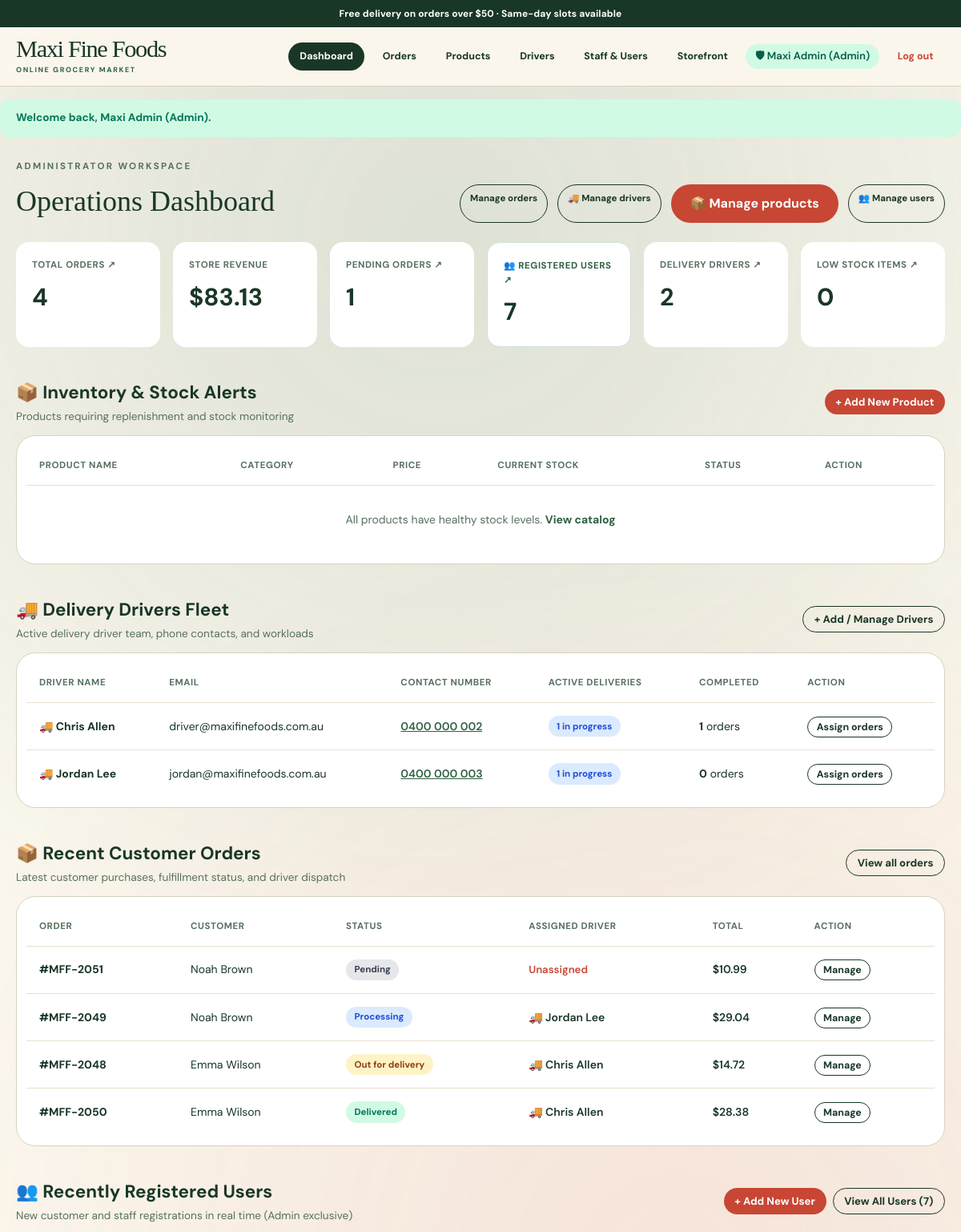
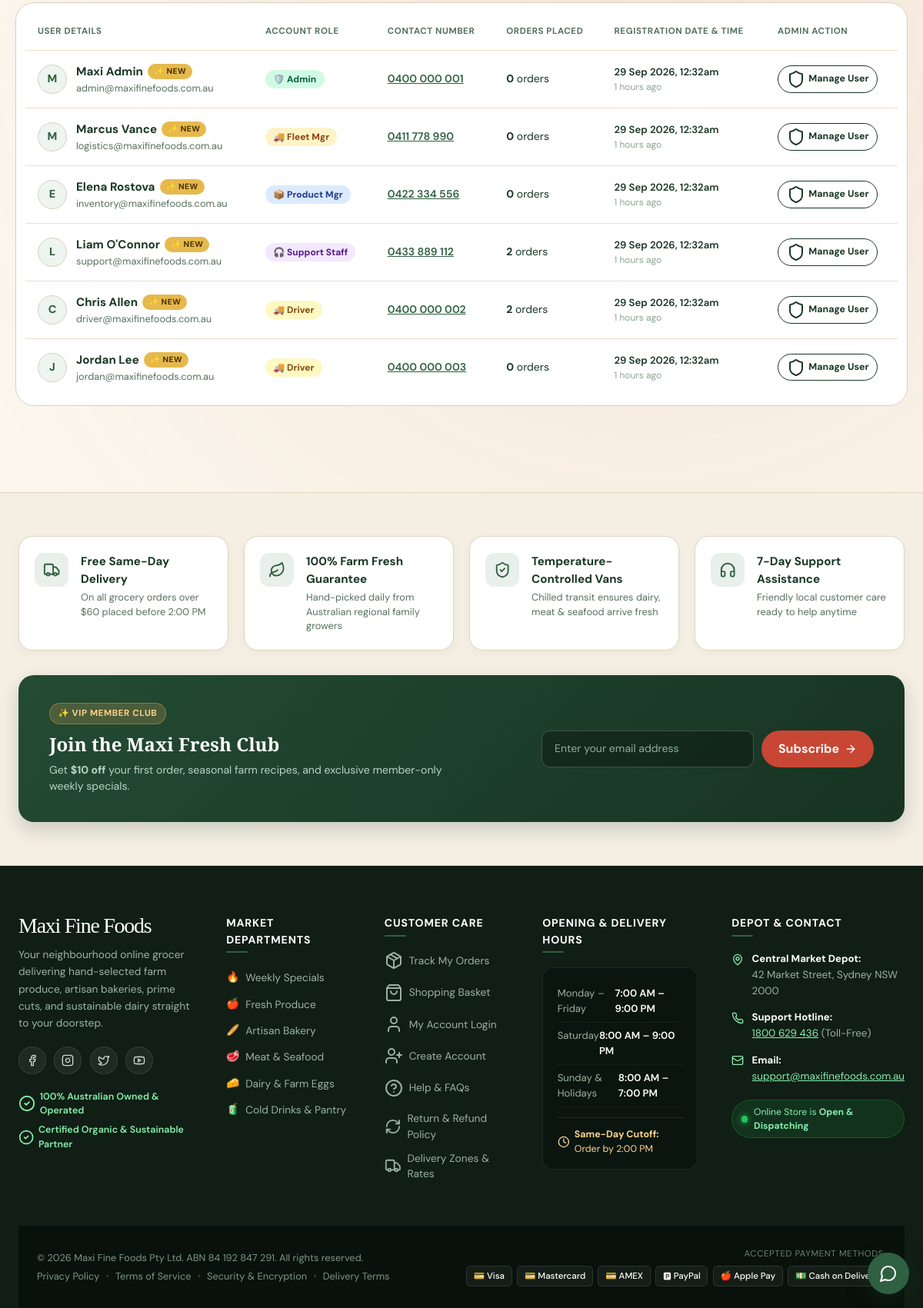
Page /admin/dashboard.php (signed in) on the committed database (2 pictures, top to bottom).
### tables this page shows
CREATE TABLE users (
    id INT AUTO_INCREMENT PRIMARY KEY,
    name VARCHAR(120) NOT NULL,
    email VARCHAR(190) NOT NULL UNIQUE,
    password_hash VARCHAR(255) NOT NULL,
    role ENUM('customer', 'admin', 'delivery', 'inventory_manager', 'logistics_manager', 'support_staff') NOT NULL DEFAULT 'customer',
    contact_number VARCHAR(40) NULL,
    created_at DATETIME NOT NULL DEFAULT CURRENT_TIMESTAMP
);

CREATE TABLE orders (
    id INT AUTO_INCREMENT PRIMARY KEY,
    user_id INT NULL,
    customer_name VARCHAR(160) NOT NULL,
    contact_number VARCHAR(40) NOT NULL,
    delivery_address VARCHAR(255) NOT NULL,
    delivery_instructions TEXT NULL,
    payment_method ENUM('cash_on_delivery', 'credit_card', 'paypal') NOT NULL DEFAULT 'cash_on_delivery',
    subtotal DECIMAL(10,2) NOT NULL,
    tax DECIMAL(10,2) NOT NULL,
    total DECIMAL(10,2) NOT NULL,
    status ENUM('pending', 'processing', 'out_for_delivery', 'delivered', 'cancelled') NOT NULL DEFAULT 'pending',
    driver VARCHAR(120) NULL,
    created_at DATETIME NOT NULL DEFAULT CURRENT_TIMESTAMP,
    stripe_session_id VARCHAR(100) NULL,
    UNIQUE KEY uniq_orders_stripe_session (stripe_session_id),
    FOREIGN KEY (user_id) REFERENCES users(id) ON DELETE SET NULL
);

### includes/session.php (called while the page is built, shortened)
<?php
function mff_role(): string
{
    return $_SESSION['role'] ?? 'guest';
}
function mff_role_label(string $role): string
{
    return match ($role) {
        'admin' => 'Administrator',
        'logistics_manager' => 'Logistics & Fleet Manager',
        'inventory_manager' => 'Product & Inventory Manager',
        'support_staff' => 'Customer Service Staff',
        'delivery' => 'Delivery Driver',
        'customer' => 'Customer',
        default => 'Guest',
    };
}
function mff_money(float $n): string
{
    return '$' . number_format($n, 2);
}

### public/admin/dashboard.php (the view, shortened to what this page needs)
<?php
require_once file_exists(__DIR__ . '/../../includes/session.php') ? __DIR__ . '/../../includes/session.php' : __DIR__ . '/../includes/session.php';
$userRole = mff_role();
$pdo = mff_db();
if ($pdo !== null) {
    $orders = $pdo->query('SELECT * FROM orders ORDER BY created_at DESC LIMIT 10')->fetchAll();
    $totalOrders = (int) $pdo->query('SELECT COUNT(*) FROM orders')->fetchColumn();
    $totalRevenue = (float) $pdo->query('SELECT COALESCE(SUM(total), 0) FROM orders WHERE status != "cancelled"')->fetchColumn();
    $pendingOrders = (int) $pdo->query('SELECT COUNT(*) FROM orders WHERE status = "pending"')->fetchColumn();
    $lowStock = (int) $pdo->query('SELECT COUNT(*) FROM products WHERE stock <= low_stock_threshold')->fetchColumn();
    $lowStockProducts = $pdo->query('SELECT * FROM products WHERE stock <= low_stock_threshold ORDER BY stock ASC LIMIT 8')->fetchAll();
    $drivers = $pdo->query("
        SELECT u.id, u.name, u.email, u.contact_number, u.created_at,
               (SELECT COUNT(*) FROM orders o WHERE o.driver = u.name AND o.status IN ('processing', 'out_for_delivery')) AS active_deliveries,
               (SELECT COUNT(*) FROM orders o WHERE o.driver = u.name AND o.status = 'delivered') AS completed_deliveries
        FROM users u
        WHERE u.role = 'delivery'
        ORDER BY u.name ASC
    ")->fetchAll();
    $totalDrivers = count($drivers);
    $totalUsers = (int) $pdo->query('SELECT COUNT(*) FROM users')->fetchColumn();
    $recentUsers = $pdo->query('
        SELECT u.id, u.name, u.email, u.role, u.contact_number, u.created_at,
               (SELECT COUNT(*) FROM orders o WHERE o.user_id = u.id) AS order_count
        FROM users u
        ORDER BY u.created_at DESC
        LIMIT 6
    ')->fetchAll();
}
$statusLabels = [
    'pending' => 'Pending', 'processing' => 'Processing',
    'out_for_delivery' => 'Out for delivery', 'delivered' => 'Delivered', 'cancelled' => 'Cancelled',
];
require file_exists(__DIR__ . '/../../includes/header.php') ? __DIR__ . '/../../includes/header.php' : __DIR__ . '/../includes/header.php';
?>
<div class="u-062">
  <div>
    <p class="section-eyebrow"><?= htmlspecialchars(mff_role_label($userRole)) ?> Workspace</p>
    <h1 class="section-title">Operations Dashboard</h1>
  </div>
  <div class="u-066">
    <?php if (in_array($userRole, ['admin', 'logistics_manager', 'support_staff'], true)): ?>
      <a href="<?= BASE_URL ?>/admin/manage_orders.php" class="btn-outline">Manage orders</a>
    <?php endif; ?>
    <?php if (in_array($userRole, ['admin', 'logistics_manager'], true)): ?>
      <a href="<?= BASE_URL ?>/admin/manage_drivers.php" class="btn-outline">🚚 Manage drivers</a>
    <?php endif; ?>
    <?php if (in_array($userRole, ['admin', 'inventory_manager'], true)): ?>
      <a href="<?= BASE_URL ?>/admin/manage_products.php" class="btn-tomato">📦 Manage products</a>
    <?php endif; ?>
    <?php if ($userRole === 'admin'): ?>
      <a href="<?= BASE_URL ?>/admin/manage_users.php" class="btn-outline">👥 Manage users</a>
    <?php endif; ?>
  </div>
</div>
<div class="stat-grid u-153">
  <?php if ($userRole === 'admin'): ?>
    <a href="<?= BASE_URL ?>/admin/manage_orders.php" class="stat-card u-218">
      <p class="stat-card__label">Total orders ↗</p>
      <p class="stat-card__value"><?= number_format($totalOrders) ?></p>
    </a>
    <div class="stat-card">
      <p class="stat-card__label">Store Revenue</p>
      <p class="stat-card__value"><?= mff_money($totalRevenue) ?></p>
    </div>
    <a href="<?= BASE_URL ?>/admin/manage_orders.php" class="stat-card u-218">
      <p class="stat-card__label">Pending orders ↗</p>
      <p class="stat-card__value"><?= number_format($pendingOrders) ?></p>
    </a>
    <a href="<?= BASE_URL ?>/admin/manage_users.php" class="stat-card u-221">
      <p class="stat-card__label u-040">👥 Registered Users ↗</p>
      <p class="stat-card__value"><?= number_format($totalUsers) ?></p>
    </a>
    <a href="<?= BASE_URL ?>/admin/manage_drivers.php" class="stat-card u-218">
      <p class="stat-card__label">Delivery drivers ↗</p>
      <p class="stat-card__value"><?= number_format($totalDrivers) ?></p>
    </a>
    <a href="<?= BASE_URL ?>/admin/manage_products.php" class="stat-card u-218">
      <p class="stat-card__label">Low stock items ↗</p>
      <p class="stat-card__value"><?= number_format($lowStock) ?></p>
    </a>
  <?php endif; ?>
</div>
<?php if (in_array($userRole, ['admin', 'inventory_manager'], true)): ?>
<div class="u-073">
  <div>
    <h2 class="u-135">📦 Inventory &amp; Stock Alerts</h2>
    <p class="u-124">Products requiring replenishment and stock monitoring</p>
  </div>
  <a href="<?= BASE_URL ?>/admin/manage_products.php" class="btn-tomato u-123">+ Add New Product</a>
</div>
<div class="data-table-wrap u-176">
  <table class="data-table">
    <thead>
      <tr>
        <th>Product Name</th>
        <th>Category</th>
        <th>Price</th>
        <th>Current Stock</th>
        <th>Status</th>
        <th>Action</th>
      </tr>
    </thead>
    <tbody>
      <?php if (empty($lowStockProducts)): ?>
        <tr><td colspan="6" class="u-213">All products have healthy stock levels. <a href="<?= BASE_URL ?>/admin/manage_products.php" class="u-040">View catalog</a></td></tr>
      <?php endif; ?>
    </tbody>
  </table>
</div>
<?php endif; ?>
<?php if (in_array($userRole, ['admin', 'logistics_manager'], true)): ?>
<div class="u-073">
  <div>
    <h2 class="u-135">🚚 Delivery Drivers Fleet</h2>
    <p class="u-124">Active delivery driver team, phone contacts, and workloads</p>
  </div>
  <a href="<?= BASE_URL ?>/admin/manage_drivers.php" class="btn-outline u-123">+ Add / Manage Drivers</a>
</div>
<div class="data-table-wrap u-176">
  <table class="data-table">
    <thead>
      <tr>
        <th>Driver Name</th>
        <th>Email</th>
        <th>Contact Number</th>
        <th>Active Deliveries</th>
        <th>Completed</th>
        <th>Action</th>
      </tr>
    </thead>
    <tbody>
      <?php if (empty($drivers)): ?>
        <tr><td colspan="6" class="u-213">No delivery drivers registered yet. <a href="<?= BASE_URL ?>/admin/manage_drivers.php" class="u-047">Add a driver</a></td></tr>
      <?php else: ?>
        <?php foreach ($drivers as $driver): ?>
          <tr>
            <td class="u-144">
              <span class="u-090">
                🚚 <?= htmlspecialchars($driver['name']) ?>
              </span>
            </td>
            <td><?= htmlspecialchars($driver['email']) ?></td>
            <td>
              <?php if (!empty($driver['contact_number'])): ?>
                <a href="tel:<?= htmlspecialchars(preg_replace('/\s+/', '', $driver['contact_number'])) ?>" class="u-143">
                  <?= htmlspecialchars($driver['contact_number']) ?>
                </a>
              <?php else: ?>
                <span class="u-033">—</span>
              <?php endif; ?>
            </td>
            <td>
              <?php if ((int)$driver['active_deliveries'] > 0): ?>
                <span class="status status-processing u-144"><?= (int)$driver['active_deliveries'] ?> in progress</span>
              <?php else: ?>
                <span class="status status-instock u-011">Available</span>
              <?php endif; ?>
            </td>
            <td><strong><?= (int)$driver['completed_deliveries'] ?></strong> orders</td>
            <td>
              <a href="<?= BASE_URL ?>/admin/manage_orders.php" class="btn-outline u-120">Assign orders</a>
            </td>
          </tr>
        <?php endforeach; ?>
      <?php endif; ?>
    </tbody>
  </table>
</div>
<?php endif; ?>
<?php if (in_array($userRole, ['admin', 'logistics_manager', 'support_staff'], true)): ?>
<div class="u-073">
  <div>
    <h2 class="u-135">📦 Recent Customer Orders</h2>
    <p class="u-124">Latest customer purchases, fulfillment status, and driver dispatch</p>
  </div>
  <a href="<?= BASE_URL ?>/admin/manage_orders.php" class="btn-outline u-123">View all orders</a>
</div>
<div class="data-table-wrap u-176">
  <table class="data-table">
    <thead>
      <tr>
        <th>Order</th>
        <th>Customer</th>
        <th>Status</th>
        <th>Assigned Driver</th>
        <th>Total</th>
        <th>Action</th>
      </tr>
    </thead>
    <tbody>
      <?php foreach ($orders as $order): ?>
        <tr>
          <td class="u-144">#MFF-<?= (int) $order['id'] ?></td>
          <td><?= htmlspecialchars($order['customer_name']) ?></td>
          <td><span class="status status-<?= htmlspecialchars($order['status']) ?>"><?= htmlspecialchars($statusLabels[$order['status']] ?? $order['status']) ?></span></td>
          <td>
            <?php if (!empty($order['driver'])): ?>
              <span class="u-142">🚚 <?= htmlspecialchars($order['driver']) ?></span>
            <?php else: ?>
              <span class="u-035">Unassigned</span>
            <?php endif; ?>
          </td>
          <td class="u-141"><?= isset($order['total']) ? mff_money($order['total']) : '—' ?></td>
          <td><a href="<?= BASE_URL ?>/admin/manage_orders.php?id=<?= (int) $order['id'] ?>" class="btn-outline u-120">Manage</a></td>
        </tr>
      <?php endforeach; ?>
    </tbody>
  </table>
</div>
<?php endif; ?>
<?php if ($userRole === 'admin'): ?>
<div class="u-074">
  <div>
    <h2 class="u-135">👥 Recently Registered Users</h2>
    <p class="u-124">New customer and staff registrations in real time (Admin exclusive)</p>
  </div>
  <div class="u-068">
    <a href="<?= BASE_URL ?>/admin/manage_users.php?action=create" class="btn-tomato u-123">+ Add New User</a>
    <a href="<?= BASE_URL ?>/admin/manage_users.php" class="btn-outline u-123">View All Users (<?= number_format($totalUsers) ?>)</a>
  </div>
</div>
<div class="data-table-wrap u-176">
  <table class="data-table">
    <thead>
      <tr>
        <th>User Details</th>
        <th>Account Role</th>
        <th>Contact Number</th>
        <th>Orders Placed</th>
        <th>Registration Date &amp; Time</th>
        <th>Admin Action</th>
      </tr>
    </thead>
    <tbody>
      <?php if (empty($recentUsers)): ?>
        <tr><td colspan="6" class="u-213">No registered users yet. <a href="<?= BASE_URL ?>/admin/manage_users.php?action=create" class="u-047">Add a user</a></td></tr>
      <?php else: ?>
        <?php foreach ($recentUsers as $u):
          $regTime = strtotime($u['created_at'] ?? 'now');
          $isRecent = (time() - $regTime) < (86400 * 3);
        ?>
          <tr>
            <td>
              <div class="u-055">
                <div class="u-231">
                  <?= strtoupper(substr($u['name'], 0, 1)) ?>
                </div>
                <div>
                  <div class="u-146">
                    <?= htmlspecialchars($u['name']) ?>
                    <?php if ($isRecent): ?>
                      <span class="u-026">✨ New</span>
                    <?php endif; ?>
                  </div>
                  <div class="u-126"><?= htmlspecialchars($u['email']) ?></div>
                </div>
              </div>
            </td>
            <td>
              <?php if ($u['role'] === 'admin'): ?>
                <span class="u-005">🛡️ Admin</span>
              <?php elseif ($u['role'] === 'logistics_manager'): ?>
                <span class="u-019">🚚 Fleet Mgr</span>
              <?php elseif ($u['role'] === 'inventory_manager'): ?>
                <span class="u-007">📦 Product Mgr</span>
              <?php elseif ($u['role'] === 'support_staff'): ?>
                <span class="u-012">🎧 Support Staff</span>
              <?php elseif ($u['role'] === 'delivery'): ?>
                <span class="u-021">🚚 Driver</span>
              <?php else: ?>
                <span class="u-009">🛍️ Customer</span>
              <?php endif; ?>
            </td>
            <td>
              <?php if (!empty($u['contact_number'])): ?>
                <a href="tel:<?= htmlspecialchars(preg_replace('/\s+/', '', $u['contact_number'])) ?>" class="u-143">
                  <?= htmlspecialchars($u['contact_number']) ?>
                </a>
              <?php else: ?>
                <span class="u-033">—</span>
              <?php endif; ?>
            </td>
            <td><strong><?= (int) ($u['order_count'] ?? 0) ?></strong> orders</td>
            <td class="u-122">
              <div class="u-142"><?= date('d M Y, h:ia', $regTime) ?></div>
              <div class="u-118">
                <?php
                  $diff = time() - $regTime;
                  if ($diff < 60) echo 'Just now';
                  elseif ($diff < 3600) echo floor($diff / 60) . ' mins ago';
                  elseif ($diff < 86400) echo floor($diff / 3600) . ' hours ago';
                  else echo floor($diff / 86400) . ' days ago';
                ?>
              </div>
            </td>
            <td>
              <a href="<?= BASE_URL ?>/admin/manage_users.php?edit=<?= (int)$u['id'] ?>" class="btn-outline u-121">
                <i data-lucide="shield" class="icon-xs"></i> Manage User
              </a>
            </td>
          </tr>
        <?php endforeach; ?>
      <?php endif; ?>
    </tbody>
  </table>
</div>
<?php endif; ?>
<?php require file_exists(__DIR__ . '/../../includes/footer.php') ? __DIR__ . '/../../includes/footer.php' : __DIR__ . '/../includes/footer.php'; ?>

### public/assets/motion.css (style rules this page uses)
:root { --mff-dur-1: 180ms; --mff-dur-2: 320ms; --mff-dur-3: 520ms; --mff-dur-4: 900ms; --mff-stagger: 40ms; --mff-ease-out: cubic-bezier(.22, .61, .36, 1); --mff-ease-in: cubic-bezier(.55, .06, .68, .19); --mff-ease-soft: cubic-bezier(.34, 1.2, .64, 1); }
.btn-tomato, .btn-ink, .cart-button, .nav-action, .role-pill, .filter-button, .pre-footer-icon, .pre-footer-card { transition: transform var(--mff-dur-1) var(--mff-ease-out), background-color var(--mff-dur-1) var(--mff-ease-out), box-shadow var(--mff-dur-1) var(--mff-ease-out), color var(--mff-dur-1) var(--mff-ease-out); }

### rows in the picture
users: name "Chris Allen", email "driver@maxifinefoods.com.au", contact_number "0400 000 002", active_deliveries "1", completed_deliveries "1", name "C", shows "✨ NEW", role "🚚 Driver", order_count "2", created_at "29 Sep 2026, 12:32am"
users: name "Jordan Lee", email "jordan@maxifinefoods.com.au", contact_number "0400 000 003", active_deliveries "1", completed_deliveries "0", name "J", shows "✨ NEW", role "🚚 Driver", order_count "0", created_at "29 Sep 2026, 12:32am"
orders: id "2051", customer_name "Noah Brown", status "Pending", shows "Unassigned", total "$10.99"
orders: id "2049", customer_name "Noah Brown", status "Processing", driver "Jordan Lee", total "$29.04"
orders: id "2048", customer_name "Emma Wilson", status "Out for delivery", driver "Chris Allen", total "$14.72"
orders: id "2050", customer_name "Emma Wilson", status "Delivered", driver "Chris Allen", total "$28.38"
users: name "M", name "Maxi Admin", shows "✨ NEW", email "admin@maxifinefoods.com.au", role "🛡️ Admin", contact_number "0400 000 001", order_count "0", created_at "29 Sep 2026, 12:32am"
users: name "M", name "Marcus Vance", shows "✨ NEW", email "logistics@maxifinefoods.com.au", shows "🚚 Fleet Mgr", contact_number "0411 778 990", order_count "0", created_at "29 Sep 2026, 12:32am"
users: name "E", name "Elena Rostova", shows "✨ NEW", email "inventory@maxifinefoods.com.au", shows "📦 Product Mgr", contact_number "0422 334 556", order_count "0", created_at "29 Sep 2026, 12:32am"
users: name "L", name "Liam O'Connor", shows "✨ NEW", email "support@maxifinefoods.com.au", role "🎧 Support Staff", contact_number "0433 889 112", order_count "2", created_at "29 Sep 2026, 12:32am"

### other values in the picture
$_SESSION['user_name'] "Maxi Admin"
$flash['message'] "Welcome back, Maxi Admin (Admin)."
mff_role_label($userRole) "ADMINISTRATOR"
$totalOrders "4"
mff_money($totalRevenue) "$83.13"
$pendingOrders "1"
$totalUsers "7"
$totalDrivers "2"
$lowStock "0"
